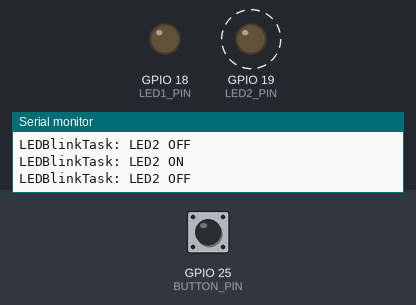
Simulated run of this sketch. Board: ESP32. On the bench: output pins drawn as LEDs (lit = HIGH), the last lines printed to the serial monitor. Dashed ring = blinking. The inputs (shaded band) are chosen by the test bench; at power-on: GPIO 25 (BUTTON_PIN) HIGH.

Above: at 0.87 s.
1.3 s: GPIO 25 (BUTTON_PIN) pulled LOW for 0.15 s
At 1.62 s:
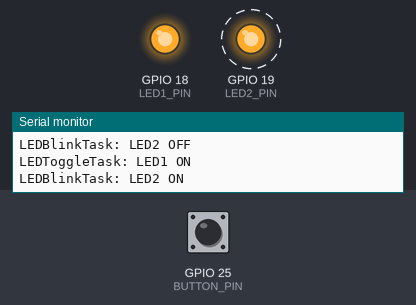
4.3 s: GPIO 25 (BUTTON_PIN) pulled LOW for 1 s
At 4.62 s:
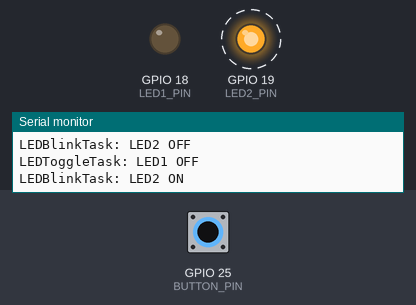
7.3 s: GPIO 25 (BUTTON_PIN) pulled LOW for 3.2 s
At 7.4 s:
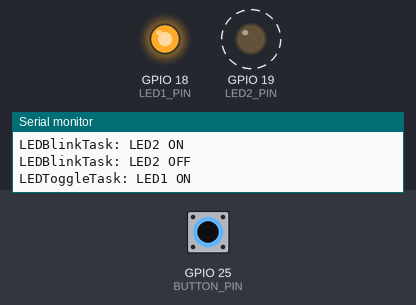
Timing chart, 0 to 18.0 s (numbered marks = the images above; inputs shaded):
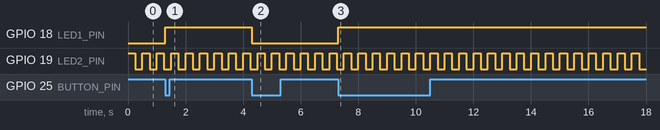

The sketch:

toggle.ino
```cpp
#define BUTTON_PIN 25
#define LED1_PIN 18   // Toggled LED
#define LED2_PIN 19   // Blinking LED

#define DEBOUNCE_DELAY 200

SemaphoreHandle_t buttonSemaphore = NULL;

volatile uint32_t lastInterruptTime = 0;

void IRAM_ATTR buttonISR() {
  uint32_t currentTime = millis();
  if (currentTime - lastInterruptTime > DEBOUNCE_DELAY) {
    BaseType_t higherPriorityTaskWoken = pdFALSE;
    xSemaphoreGiveFromISR(buttonSemaphore, &higherPriorityTaskWoken);
    lastInterruptTime = currentTime;
    if (higherPriorityTaskWoken) {
      portYIELD_FROM_ISR();
    }
  }
}

void LEDToggleTask(void *parameter) {
  pinMode(LED1_PIN, OUTPUT);
  bool ledState = false;
  for (;;) {
    if (xSemaphoreTake(buttonSemaphore, portMAX_DELAY)) {
      ledState = !ledState;
      digitalWrite(LED1_PIN, ledState ? HIGH : LOW);
      Serial.print("LEDToggleTask: LED1 ");
      Serial.println(ledState ? "ON" : "OFF");
    }
  }
}

void LEDBlinkTask(void *parameter) {
  pinMode(LED2_PIN, OUTPUT);
  for (;;) {
    digitalWrite(LED2_PIN, HIGH);
    Serial.println("LEDBlinkTask: LED2 ON");
    vTaskDelay(250 / portTICK_PERIOD_MS);
    digitalWrite(LED2_PIN, LOW);
    Serial.println("LEDBlinkTask: LED2 OFF");
    vTaskDelay(250 / portTICK_PERIOD_MS);
  }
}

void setup() {
  Serial.begin(115200);

  // Defining the button as an interrupt
  pinMode(BUTTON_PIN, INPUT_PULLUP);
  attachInterrupt(digitalPinToInterrupt(BUTTON_PIN), buttonISR, FALLING);

  buttonSemaphore = xSemaphoreCreateBinary();
  if (buttonSemaphore == NULL) {
    Serial.println("Failed to create semaphore!");
    while (1);
  }

  xTaskCreatePinnedToCore(
    LEDToggleTask,          // Task function
    "LEDToggleTask",        // Task name
    3000,                   // Stack size
    NULL,                   // Task parameters
    2,                      // Higher priority
    NULL,                   // Task handle
    1                       // Core ID
  );

  xTaskCreatePinnedToCore(
    LEDBlinkTask,           // Task function
    "LEDBlinkTask",         // Task name
    3000,                   // Stack size
    NULL,                   // Task parameters
    1,                      // Medium priority
    NULL,                   // Task handle
    1                       // Core ID
  );
}

void loop() {

}
```

Measured:
- after the input at 1.3 s, GPIO 18 (LED1_PIN): LOW → HIGH at once
- after the input at 4.3 s, GPIO 18 (LED1_PIN): HIGH → LOW at once
- after the input at 7.3 s, GPIO 18 (LED1_PIN): LOW → HIGH at once
- by itself, GPIO 19 (LED2_PIN): alternates HIGH for 0.25 s and LOW for 0.25 s
